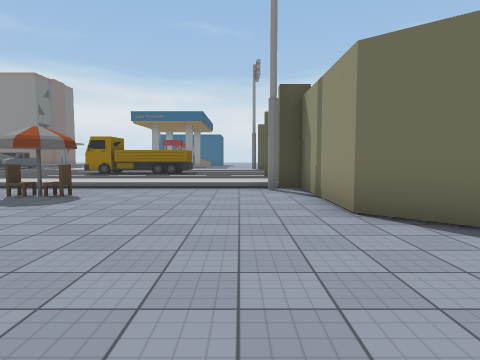
[1] (above)

24 first-person views from a walk through a scene from a Unity 3-D project. The camera is 1.5 m above the floor, tilts 4° down and sees 75° across. The floor is counted in squares, 2 m on a side. Each view is taken from the middle of a square. On the plan, view 1 faces up. The plan holds only what a view shows up to about 10 squares ahead; the rest is blank. The place goes on beyond the plan. Some surface patterns are stand-ins.

[2]
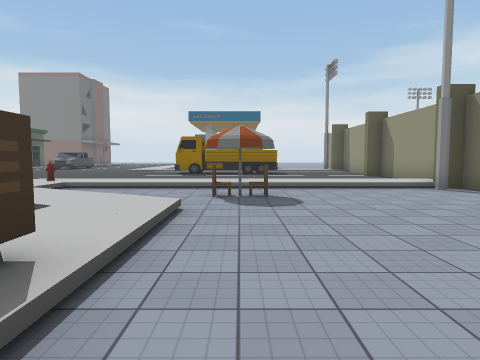

[3]
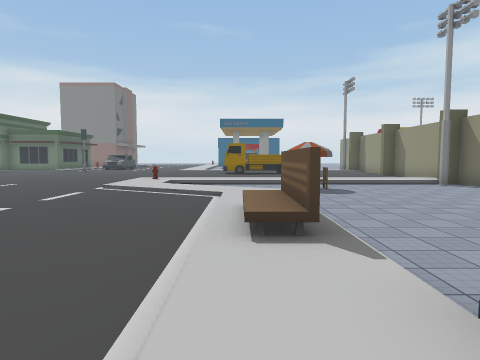

[4]
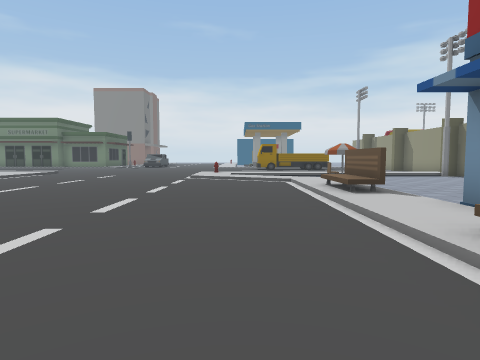

[5]
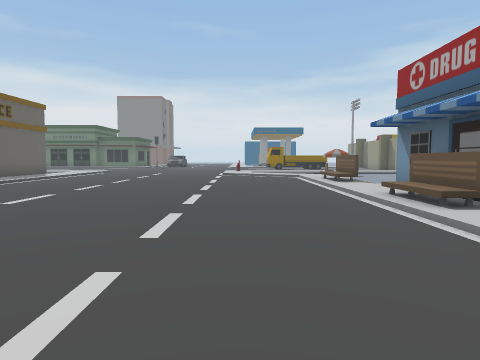

[6]
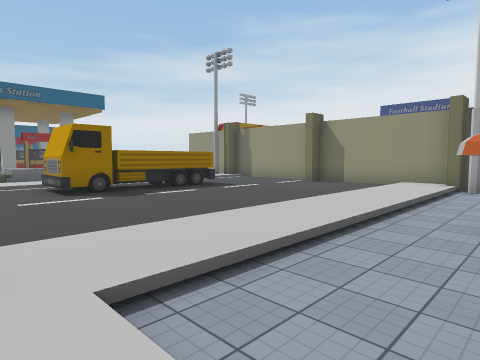

[7]
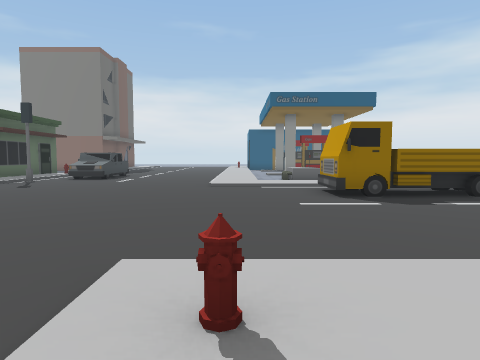

[8]
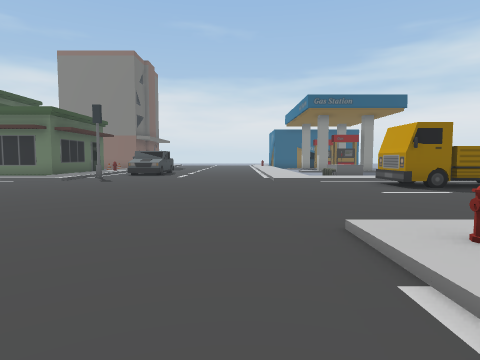

[9]
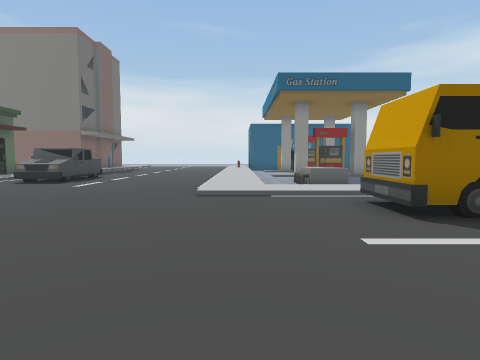

[10]
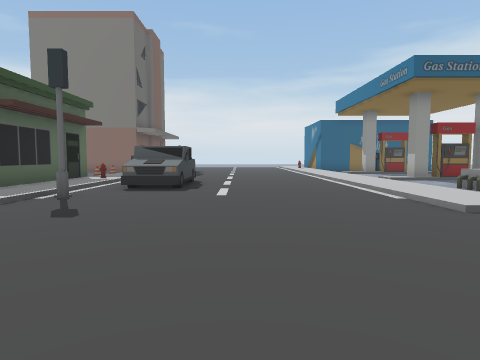

[11]
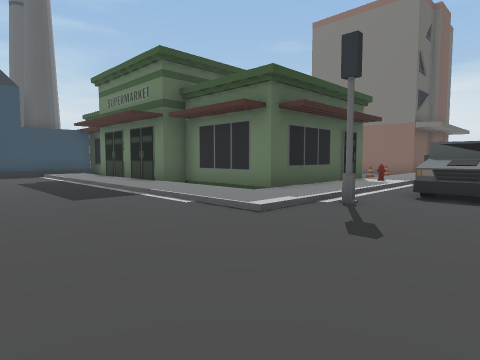

[12]
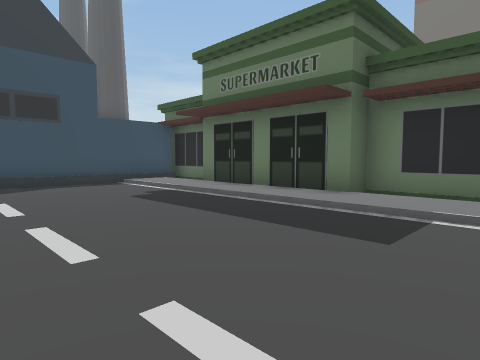

[13]
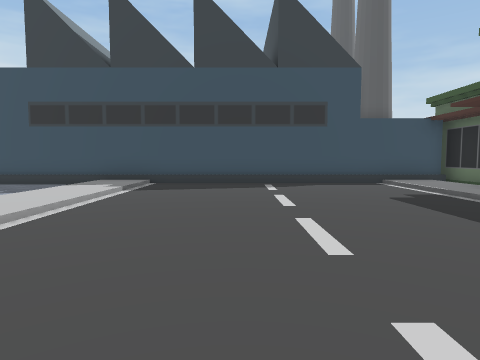

[14]
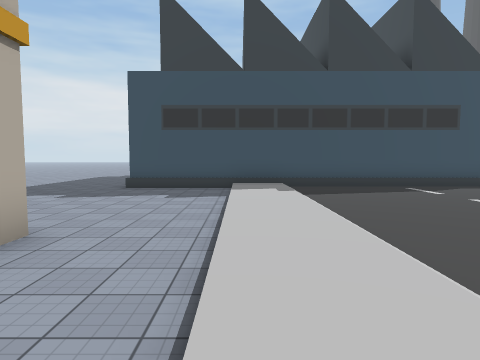

[15]
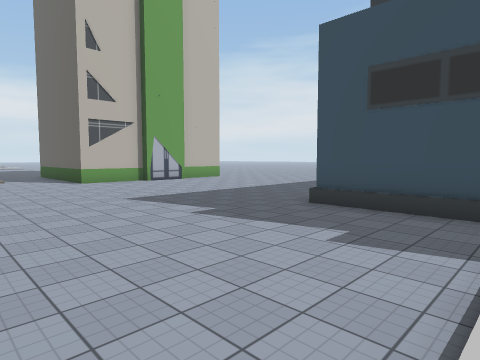

[16]
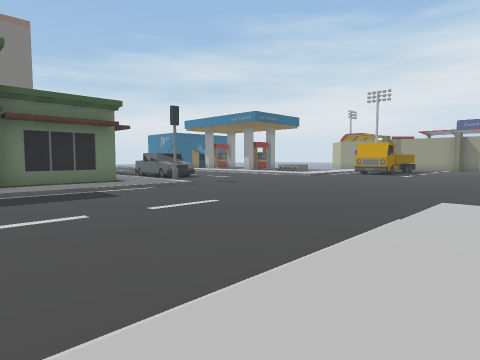

[17]
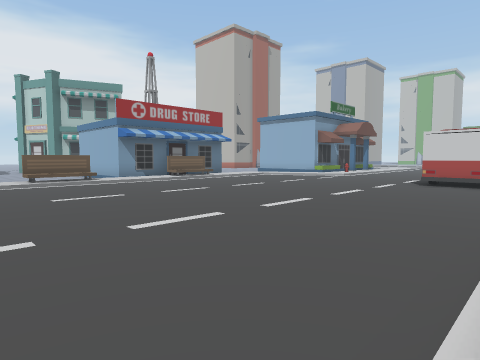

[18]
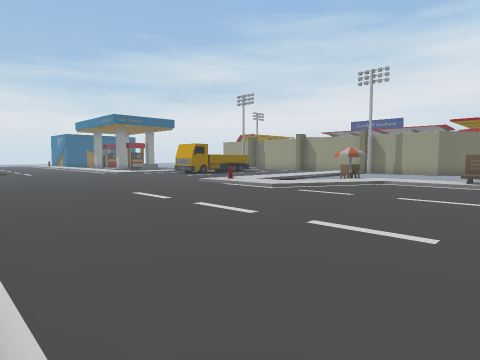

[19]
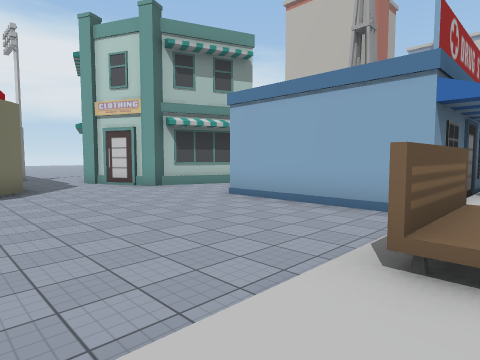

[20]
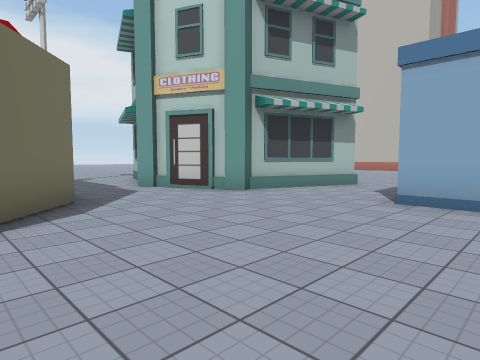

[21]
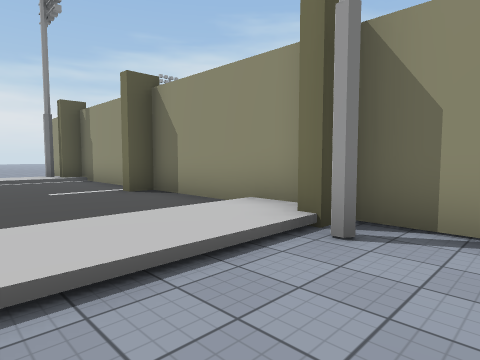

[22]
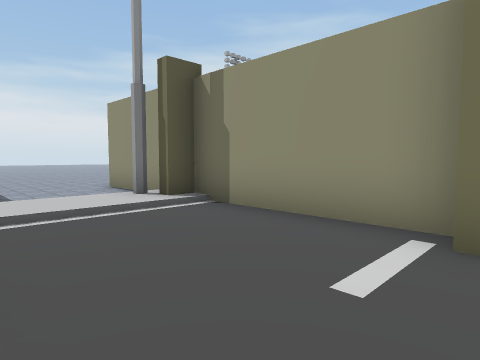

[23]
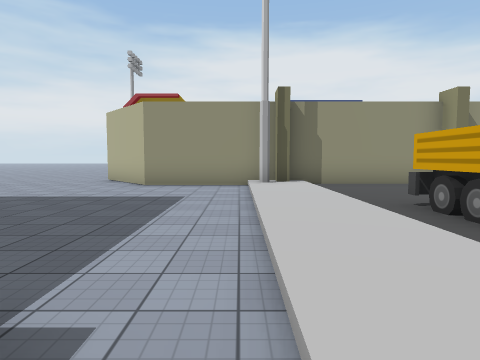

[24]
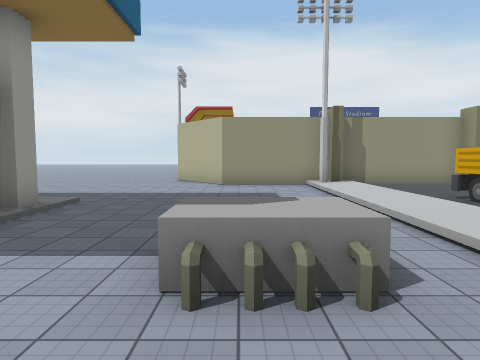

### Floor plan
Key: @ floor where view 1 was taken; # wall or solid block; . main floor; : floor 0.25 m higher than the main floor; / step, stairs or slope; ^ raised ledge; C chair; H hydrant; B bench; T truck; U building; S bus; O other object.
Columns run from 29 left of view 1 to 8 right of it. Each row starts with its distance up from view 1.
 22           UO/ T..../: ..........#
 21        U  U:/ T..../:..........##
 20        U  U:/TT..../:.^^.......#
 19 UUU    UUUU:/....../:.^^.......#
 18 U//UUUUU///:/#...../://////////#
 17 U:::::::::::/....../::::::::::##
 16 U..............................#
 15 U.....................TT TT....#
 14 U.....................TTTTT....#
 13 U..............................#
 12 U.............................##
 11 U..............................#
 10 U..............................#
  9 U:::::::::::/....../:::::::::::#
  8 U//////////  ....../H/////////##
  7 U.........   ....../:..........#
  6 U........    ....../://..C.....#
  5 U......      .......//://......#
  4 .......     /........./:/......##
  3 ......      /..........:/.......##
  2 ......      /........../B...........
  1 ......      /........../B.............
  0 ......      /........../B....@.....U..
 -1  .....       ..........:/.......UUU UU
 -2   ....       ..........:/####...U
 -3    ..        ..........:/    ...U
 -4              ........../B     ..U
 -5              ........../#     .U
 -6              ..........:      ..
 -7               SS ......:
 -8               S   .....
 -9                    ../
-10                     /

Positions as (right, up) in squares from view 1, and headings:
1: (0, 0), facing up
2: (-4, 0), facing up
3: (-6, -3), facing up
4: (-8, -6), facing up
5: (-9, -10), facing up
6: (-9, 6), facing up-right
7: (-9, 7), facing up
8: (-11, 6), facing up
9: (-9, 10), facing up
10: (-13, 12), facing up
11: (-14, 13), facing up-left
12: (-19, 12), facing up-left
13: (-19, 12), facing left
14: (-19, 8), facing left
15: (-23, 8), facing down-left
16: (-23, 8), facing up-right
17: (-17, 4), facing down-right
18: (-17, 0), facing up-right
19: (-6, 4), facing down-right
20: (-2, 4), facing down-right
21: (-2, 6), facing up-right
22: (-2, 12), facing up-right
23: (-7, 18), facing right
24: (-9, 20), facing right
